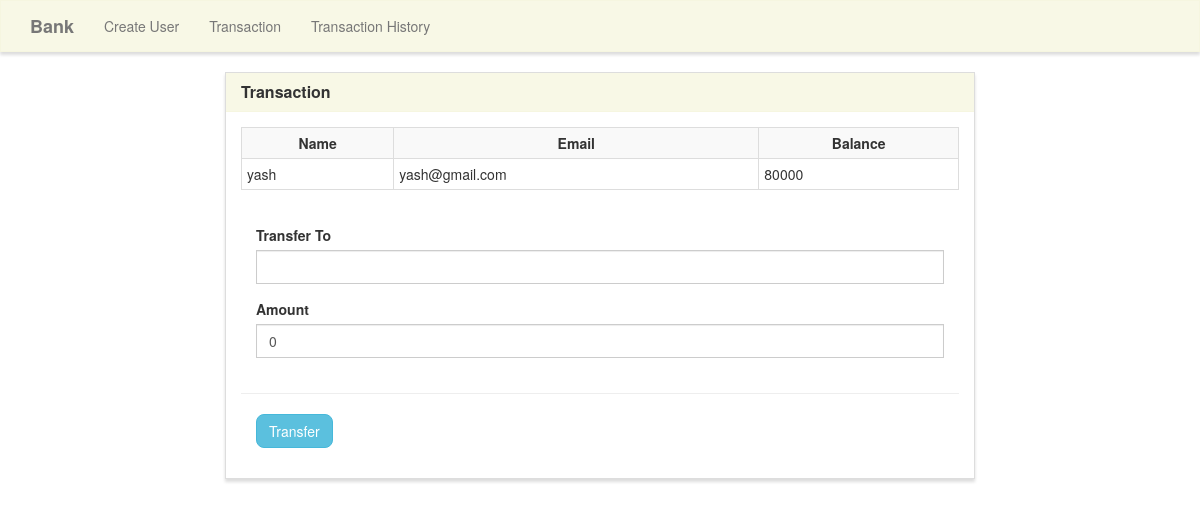
Page /transfer/17/ on the committed database.
### Bank/models.py (models this page shows, shortened)
class Userform(models.Model):
    name        = models.CharField(max_length=50)
    email       = models.EmailField(max_length=254)
    balance     = models.IntegerField(default=0)

### Bank/views.py (the view)
# urls.py: path('transfer/<user_id>/',views.transfer, name='transfer'),
def transfer(request, user_id):
    user = Userform.objects.get(pk=user_id)
    if request.method == 'POST':
        forms = CreateTransferform(request.POST)
        if forms.is_valid():
            receiver = forms.cleaned_data['receiver_name']
            amount = forms.cleaned_data['amount']
            sender_name = Userform.objects.get(name=user)
            sender = sender_name.name
            if Userform.objects.filter(name=receiver).exists():
                if receiver == sender:
                    messages.error(request, 'Enter a valid name')
                elif sender_name.balance < amount:
                    messages.error(request, 'Insufficient balance')
                elif amount < 0:
                    messages.error(request, 'Enter positive amount')
                elif sender_name.balance >= amount:
                    sender_name.balance = F('balance') - amount
                    sender_name.save()
                    receiver_name = Userform.objects.get(name=receiver)
                    receiver_name.balance = F('balance') + amount
                    receiver_name.save()
                    transfer_form = Transferform()
                    transfer_form.sender_name = sender_name
                    transfer_form.receiver_name = receiver
                    transfer_form.amount = amount
                    transfer_form.date = datetime.now()
                    transfer_form.save()
                    messages.success(request, 'Transaction successful')
                    return redirect('transaction_history')
            else:
                messages.error(request, 'Enter valid name')
    else:
        forms = CreateTransferform()
    context = {
        'user' : user,
        'forms' : forms
    }
    return render(request, 'Bank/transfer.html', context)

### Bank/forms.py
class CreateTransferform(ModelForm):
    class Meta:
        model = Transferform
        fields = ['receiver_name', 'amount']

### Bank/templates/Bank/transfer.html (shortened to what this page needs)
{% extends "Bank/base.html" %}
{% load widget_tweaks %}
{% block main %}
<div class="row">
    <div class="col-lg-8 col-lg-offset-2">
        <div class="panel panel-default">
            <div class="panel-heading">
                <h3 class="panel-title">Transaction</h3>
            </div>
            <div class="panel-body">
                <div class="row">
                    <div class="col-lg-12">
                        <table class="table table-striped table-condensed table-bordered ">
                            <tr>
                                <th class="text-center">Name</th>
                                <th class="text-center">Email</th>
                                <th class="text-center">Balance</th>
                            </tr>
                            <tr>
                                <td class="py-2">{{ user.name }}</td>
                                <td class="py-2">{{ user.email }}</td>
                                <td class="py-2">{{ user.balance }}</td>
                            </tr>
                        </table>
                        <form method="POST">
                            <div class="panel-body">
                                <div class="row">
                                    <div class="col-lg-12">
                                        <div class="form-group">
                                            <label for="receiver_name">Transfer To</label>
                                            {% render_field forms.receiver_name class="form-control" name="to" %}
                                        </div>
                                    </div>
                                    <div class="col-lg-12">
                                        <div class="form-group">
                                            <label for="amount">Amount</label>
                                            {% render_field forms.amount class="form-control" name="amount" %}
                                        </div>
                                    </div>
                                </div>
                                <div class="row">
                                    <hr />
                                    <div class="col-lg-4">
                                        <button type="submit" name="submit" class="btn btn-info"
                                            style="border-radius: 8px;" value="{{user.name}}">Transfer</button>
                                    </div>
                                </div>
                            </div>
                        </form>
                    </div>
                </div>
            </div>
        </div>
    </div>
</div>
{% endblock %}

### Bank/static/navbar.css (style rules this page uses)
.navbar-default, .btn, .form-control, .panel { border-radius: 0; }
.panel-default > .panel-heading { color: #333; background-color: rgba(245, 245, 220, .7); border-color: rgba(245, 245, 220, .6); border-top-left-radius: 0; border-top-right-radius: 0; }
.panel { box-shadow: 0px 3px 3px 0px #ddd; }
a.navbar-brand, .panel-title { font-weight: bolder; }

### rows in the picture
Userform: name "yash", email "yash@gmail.com", balance "80000"
